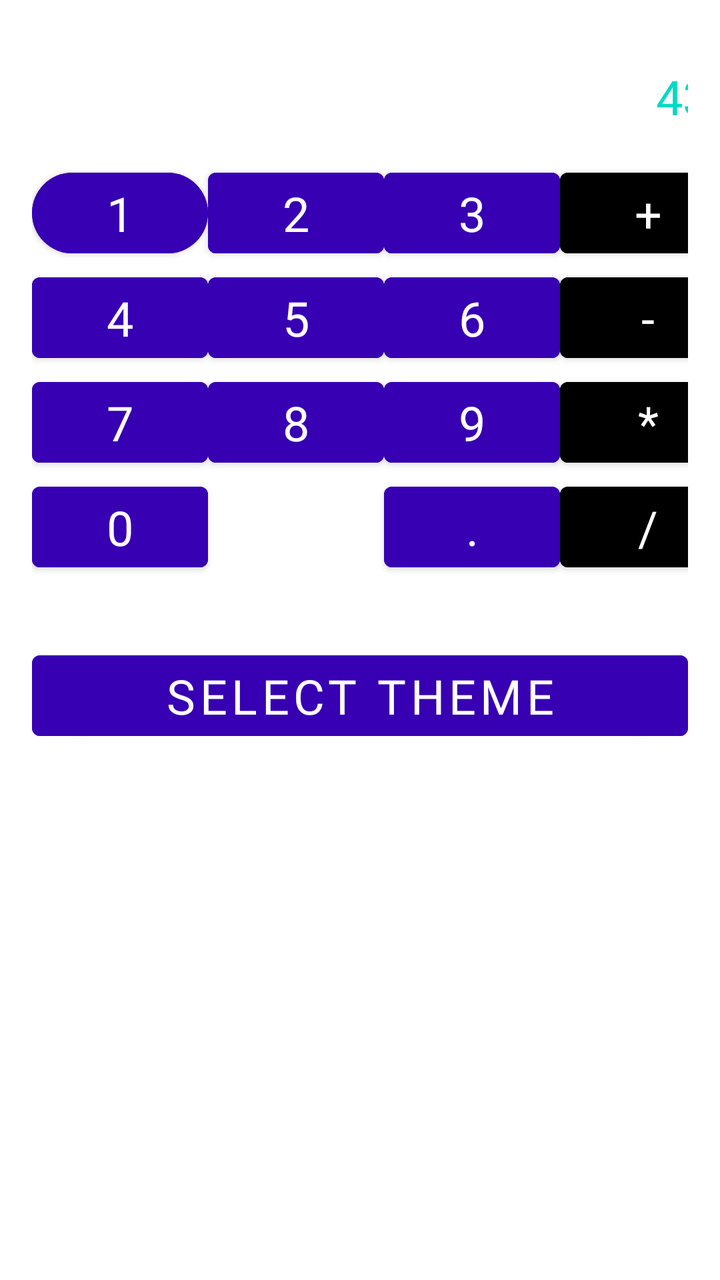
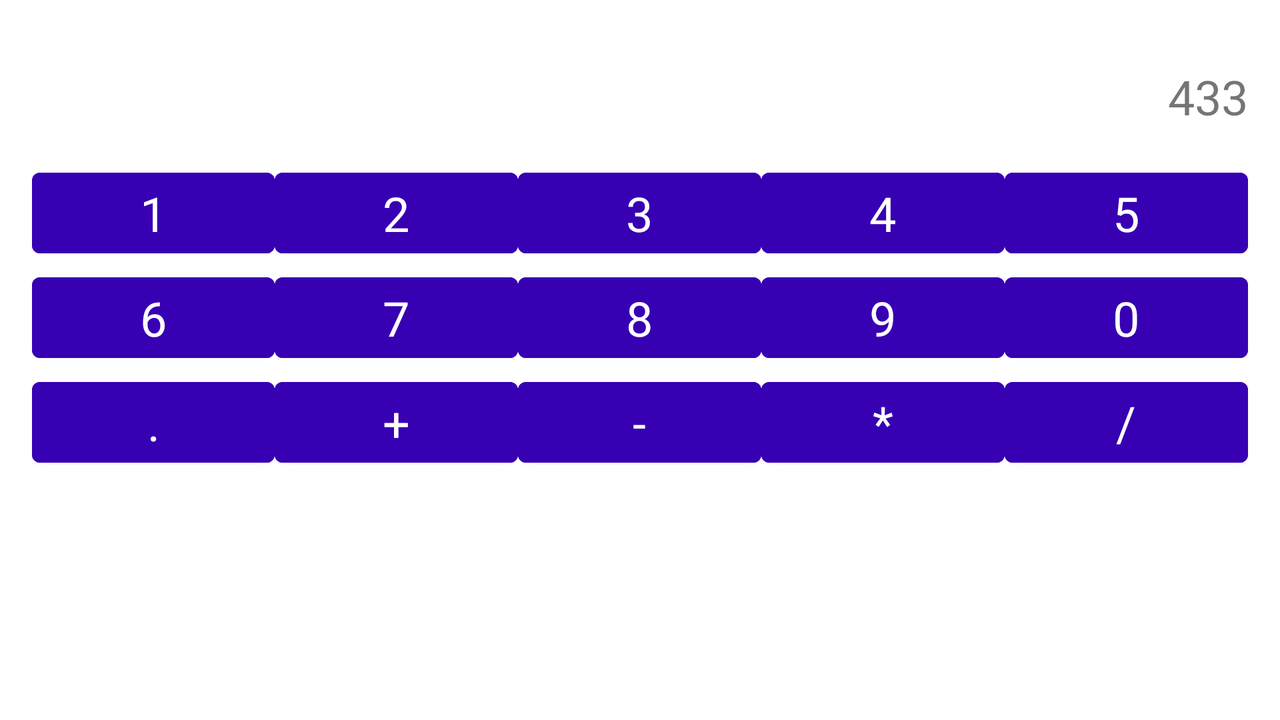

An Android layout and its configuration variant, each rendered on a device that would load it. The default file and the variant file are quoted in full after the pictures.
<!-- AndroidManifest.xml: application theme Theme.Calculator23rdJune -->
<!-- res/layout/activity_calculator.xml -->
<?xml version="1.0" encoding="utf-8"?>
<LinearLayout xmlns:android="http://schemas.android.com/apk/res/android"
    xmlns:tools="http://schemas.android.com/tools"
    android:layout_width="match_parent"
    android:layout_height="match_parent"
    xmlns:app="http://schemas.android.com/apk/res-auto"
    android:orientation="vertical">

    <GridLayout
        android:layout_width="match_parent"
        android:layout_height="wrap_content"
        android:columnCount="4"
        android:padding="@dimen/default_padding"
        tools:context=".ui.CalculatorActivity">

        <TextView
            android:id="@+id/result"
            android:layout_width="wrap_content"
            android:layout_height="wrap_content"
            android:layout_columnSpan="4"
            android:layout_gravity="fill_horizontal"
            android:textSize="@dimen/result_size"
            android:gravity="end"
            android:textColor="?attr/colorSecondary"
            android:textAppearance="@style/TextAppearance.MaterialComponents.Headline3"
            android:paddingVertical="@dimen/default_padding"
            tools:text="433" />

        <com.google.android.material.button.MaterialButton
            android:id="@+id/key_1"
            android:layout_width="wrap_content"
            android:layout_height="wrap_content"
            android:text="@string/key_1"
            app:cornerRadius="24dp"
            app:rippleColor="@color/teal_200" />

        <Button
            android:id="@+id/key_2"
            android:layout_width="wrap_content"
            android:layout_height="wrap_content"
            android:text="@string/key_2" />


        <Button
            android:id="@+id/key_3"
            android:layout_width="wrap_content"
            android:layout_height="wrap_content"
            android:text="@string/key_3" />


        <Button
            android:id="@+id/key_plus"
            android:layout_width="wrap_content"
            android:layout_height="wrap_content"
            android:text="@string/key_plus"
            style="?attr/calcActionButton" />


        <Button
            android:id="@+id/key_4"
            android:layout_width="wrap_content"
            android:layout_height="wrap_content"
            android:text="@string/key_4" />


        <Button
            android:id="@+id/key_5"
            android:layout_width="wrap_content"
            android:layout_height="wrap_content"
            android:text="@string/key_5" />


        <Button
            android:id="@+id/key_6"
            android:layout_width="wrap_content"
            android:layout_height="wrap_content"
            android:text="@string/key_6" />


        <Button
            android:id="@+id/key_minus"
            android:layout_width="wrap_content"
            android:layout_height="wrap_content"
            android:text="@string/key_minus"
            style="?attr/calcActionButton" />


        <Button
            android:id="@+id/key_7"
            android:layout_width="wrap_content"
            android:layout_height="wrap_content"
            android:text="@string/key_7" />


        <Button
            android:id="@+id/key_8"
            android:layout_width="wrap_content"
            android:layout_height="wrap_content"
            android:text="@string/key_8" />


        <Button
            android:id="@+id/key_9"
            android:layout_width="wrap_content"
            android:layout_height="wrap_content"
            android:text="@string/key_9" />


        <Button
            android:id="@+id/key_mult"
            android:layout_width="wrap_content"
            android:layout_height="wrap_content"
            android:text="@string/key_mult"
            style="?attr/calcActionButton" />


        <Button
            android:id="@+id/key_0"
            android:layout_width="wrap_content"
            android:layout_height="wrap_content"
            android:text="@string/key_zero"
            android:layout_columnSpan="2" />


        <Button
            android:id="@+id/key_dot"
            android:layout_width="wrap_content"
            android:layout_height="wrap_content"
            android:text="@string/key_dot" />


        <Button
            android:id="@+id/key_div"
            android:layout_width="wrap_content"
            android:layout_height="wrap_content"
            android:text="@string/key_div"
            style="?attr/calcActionButton" />


    </GridLayout>

    <Button
        android:id="@+id/theme"
        android:layout_width="match_parent"
        android:layout_height="wrap_content"
        android:text="@string/select_theme"
        android:layout_margin="@dimen/default_padding" />


</LinearLayout>
<!-- resources referenced by this layout -->
<resources>
  <color name="teal_200">#FF03DAC5</color>
  <dimen name="default_padding">16dp</dimen>
  <dimen name="result_size">24sp</dimen>
  <string name="key_1">1</string>
  <string name="key_2">2</string>
  <string name="key_3">3</string>
  <string name="key_4">4</string>
  <string name="key_5">5</string>
  <string name="key_6">6</string>
  <string name="key_7">7</string>
  <string name="key_8">8</string>
  <string name="key_9">9</string>
  <string name="key_div">/</string>
  <string name="key_dot">.</string>
  <string name="key_minus">-</string>
  <string name="key_mult">*</string>
  <string name="key_plus">+</string>
  <string name="key_zero">0</string>
  <string name="select_theme">Select Theme</string>
  <style name="Theme.Calculator23rdJune" parent="Theme.MaterialComponents.DayNight.DarkActionBar">
          
          <item name="colorPrimary">@color/purple_500</item>
          <item name="colorPrimaryVariant">@color/purple_700</item>
          <item name="colorOnPrimary">@color/white</item>
          
          <item name="colorSecondary">@color/teal_200</item>
          <item name="colorSecondaryVariant">@color/teal_700</item>
          <item name="colorOnSecondary">@color/black</item>
          
          <item name="android:statusBarColor" tools:targetApi="l">?attr/colorPrimaryVariant</item>
          
  
          <item name="fontFamily">@font/custom_font</item>
  
          <item name="materialButtonStyle">@style/CalcButton</item>
          <item name="calcActionButton">@style/CalcButton.Action</item>
      </style>
  <color name="purple_500">#FF6200EE</color>
  <color name="purple_700">#FF3700B3</color>
  <color name="white">#FFFFFFFF</color>
  <color name="teal_700">#FF018786</color>
  <color name="black">#FF000000</color>
  <style name="CalcButton" parent="Widget.MaterialComponents.Button">
          <item name="android:fontFamily">@font/custom_font</item>
          <item name="android:backgroundTint">@color/btn_color</item>
          <item name="android:textSize">@dimen/btn_calc_text_size</item>
      </style>
  <style name="CalcButton.Action">
          <item name="android:backgroundTint">@color/black</item>
      </style>
  <color name="btn_color">#FF3700B3</color>
  <dimen name="btn_calc_text_size">24sp</dimen>
</resources>
<!-- res/layout-land/activity_calculator.xml (the repository's variant of the layout above) -->
<!-- drawn on the phone turned sideways -->
<?xml version="1.0" encoding="utf-8"?>
<GridLayout xmlns:android="http://schemas.android.com/apk/res/android"
    xmlns:tools="http://schemas.android.com/tools"
    android:layout_width="match_parent"
    android:layout_height="match_parent"
    android:columnCount="5"
    android:padding="@dimen/default_padding"
    tools:context=".ui.CalculatorActivity">

    <TextView
        android:id="@+id/result"
        android:layout_width="wrap_content"
        android:layout_height="wrap_content"
        android:layout_columnSpan="5"
        android:layout_gravity="fill_horizontal"
        android:textSize="@dimen/result_size"
        android:gravity="end"
        android:paddingVertical="@dimen/default_padding"
        tools:text="433" />

    <Button
        android:id="@+id/key_1"
        android:layout_width="wrap_content"
        android:layout_height="wrap_content"
        android:text="@string/key_1"
        android:layout_columnWeight="1" />

    <Button
        android:id="@+id/key_2"
        android:layout_width="wrap_content"
        android:layout_height="wrap_content"
        android:text="@string/key_2"
        android:layout_columnWeight="1" />


    <Button
        android:id="@+id/key_3"
        android:layout_width="wrap_content"
        android:layout_height="wrap_content"
        android:text="@string/key_3"
        android:layout_columnWeight="1" />


    <Button
        android:id="@+id/key_4"
        android:layout_width="wrap_content"
        android:layout_height="wrap_content"
        android:text="@string/key_4"
        android:layout_columnWeight="1" />


    <Button
        android:id="@+id/key_5"
        android:layout_width="wrap_content"
        android:layout_height="wrap_content"
        android:text="@string/key_5"
        android:layout_columnWeight="1" />


    <Button
        android:id="@+id/key_6"
        android:layout_width="wrap_content"
        android:layout_height="wrap_content"
        android:text="@string/key_6"
        android:layout_columnWeight="1" />

    <Button
        android:id="@+id/key_7"
        android:layout_width="wrap_content"
        android:layout_height="wrap_content"
        android:text="@string/key_7"
        android:layout_columnWeight="1" />


    <Button
        android:id="@+id/key_8"
        android:layout_width="wrap_content"
        android:layout_height="wrap_content"
        android:text="@string/key_8"
        android:layout_columnWeight="1" />

    <Button
        android:id="@+id/key_9"
        android:layout_width="wrap_content"
        android:layout_height="wrap_content"
        android:text="@string/key_9"
        android:layout_columnWeight="1" />


    <Button
        android:id="@+id/key_0"
        android:layout_width="wrap_content"
        android:layout_height="wrap_content"
        android:text="@string/key_zero"
        android:layout_columnWeight="1" />

    <Button
        android:id="@+id/key_dot"
        android:layout_width="wrap_content"
        android:layout_height="wrap_content"
        android:text="@string/key_dot"
        android:layout_columnWeight="1" />


    <Button
        android:id="@+id/key_plus"
        android:layout_width="wrap_content"
        android:layout_height="wrap_content"
        android:text="@string/key_plus"
        android:layout_columnWeight="1" />

    <Button
        android:id="@+id/key_minus"
        android:layout_width="wrap_content"
        android:layout_height="wrap_content"
        android:text="@string/key_minus"
        android:layout_columnWeight="1" />

    <Button
        android:id="@+id/key_mult"
        android:layout_width="wrap_content"
        android:layout_height="wrap_content"
        android:text="@string/key_mult"
        android:layout_columnWeight="1" />

    <Button
        android:id="@+id/key_div"
        android:layout_width="wrap_content"
        android:layout_height="wrap_content"
        android:text="@string/key_div"
        android:layout_columnWeight="1" />

</GridLayout>
<!-- resources referenced by the variant -->
<!-- as the phone turned sideways resolves them -->
<resources>
  <dimen name="default_padding">16dp</dimen>
  <dimen name="result_size">24sp</dimen>
  <string name="key_1">1</string>
  <string name="key_2">2</string>
  <string name="key_3">3</string>
  <string name="key_4">4</string>
  <string name="key_5">5</string>
  <string name="key_6">6</string>
  <string name="key_7">7</string>
  <string name="key_8">8</string>
  <string name="key_9">9</string>
  <string name="key_div">/</string>
  <string name="key_dot">.</string>
  <string name="key_minus">-</string>
  <string name="key_mult">*</string>
  <string name="key_plus">+</string>
  <string name="key_zero">0</string>
  <style name="Theme.Calculator23rdJune" parent="Theme.MaterialComponents.DayNight.DarkActionBar">
          
          <item name="colorPrimary">@color/purple_500</item>
          <item name="colorPrimaryVariant">@color/purple_700</item>
          <item name="colorOnPrimary">@color/white</item>
          
          <item name="colorSecondary">@color/teal_200</item>
          <item name="colorSecondaryVariant">@color/teal_700</item>
          <item name="colorOnSecondary">@color/black</item>
          
          <item name="android:statusBarColor" tools:targetApi="l">?attr/colorPrimaryVariant</item>
          
  
          <item name="fontFamily">@font/custom_font</item>
  
          <item name="materialButtonStyle">@style/CalcButton</item>
          <item name="calcActionButton">@style/CalcButton.Action</item>
      </style>
  <color name="purple_500">#FF6200EE</color>
  <color name="purple_700">#FF3700B3</color>
  <color name="white">#FFFFFFFF</color>
  <color name="teal_200">#FF03DAC5</color>
  <color name="teal_700">#FF018786</color>
  <color name="black">#FF000000</color>
  <style name="CalcButton" parent="Widget.MaterialComponents.Button">
          <item name="android:fontFamily">@font/custom_font</item>
          <item name="android:backgroundTint">@color/btn_color</item>
          <item name="android:textSize">@dimen/btn_calc_text_size</item>
      </style>
  <style name="CalcButton.Action">
          <item name="android:backgroundTint">@color/black</item>
      </style>
  <color name="btn_color">#FF3700B3</color>
  <dimen name="btn_calc_text_size">24sp</dimen>
</resources>
